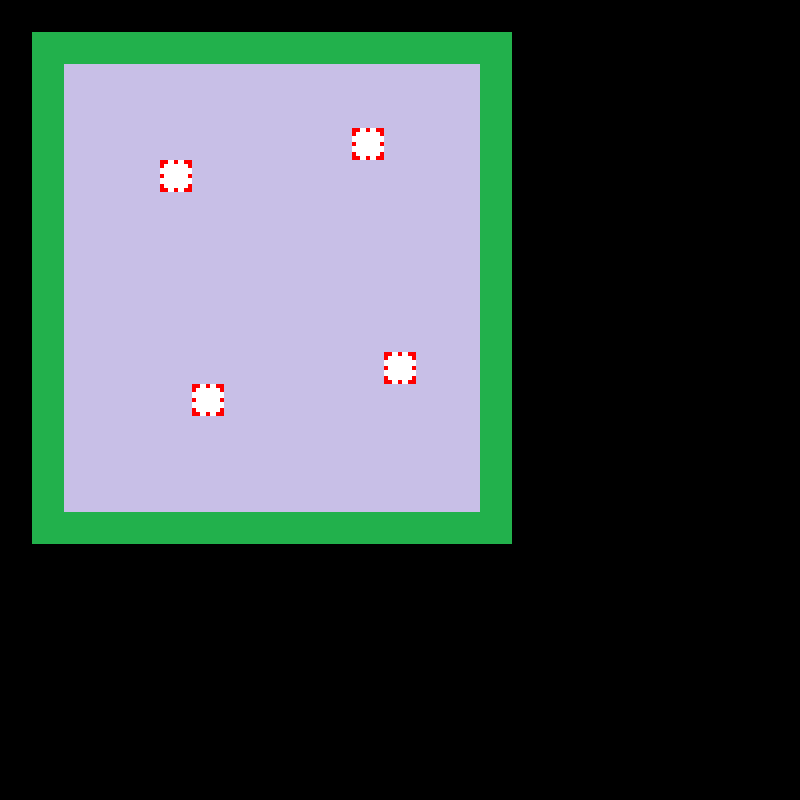

The image is a tile-based game level rendered from a .tmx file. Its description and source (layers, tilesets, objects; grid data summarised) follow:
An orthogonal 25x25 tile map with 32x32 px tiles, 6 tile layers (sol_Layer, murs_Layer, switchRight_Layer, switchLeft_Layer, ...) and 1 object.

<map version="1.9" tiledversion="1.9.2" orientation="orthogonal" renderorder="right-down" width="25" height="25" tilewidth="32" tileheight="32" infinite="0" nextlayerid="12" nextobjectid="9">
 <editorsettings>
  <export target="map_test.json" format="json" />
 </editorsettings>
 <tileset firstgid="1" name="tileset" tilewidth="32" tileheight="32" tilecount="100" columns="10">
  <image source="assets/tileset.png" width="320" height="320" />
  <tile id="0">
   <properties>
    <property name="estSolide" type="bool" value="false" />
   </properties>
  </tile>
  <tile id="1">
   <properties>
    <property name="estSolide" type="bool" value="true" />
   </properties>
  </tile>
  <tile id="2">
   <properties>
    <property name="estSolide" type="bool" value="true" />
   </properties>
  </tile>
 </tileset>
 <layer id="2" name="sol_Layer" width="25" height="25">
  <data>[625 cells, 240 non-empty, 1 distinct tile ids]</data>
 </layer>
 <layer id="1" name="murs_Layer" width="25" height="25">
  <data>[625 cells, 58 non-empty, 1 distinct tile ids]</data>
 </layer>
 <objectgroup id="3" name="mob_Layer">
  <object id="2" x="192" y="288" width="32" height="32" />
 </objectgroup>
 <layer id="8" name="switchRight_Layer" width="25" height="25">
  <data>[625 cells, 1 non-empty, 1 distinct tile ids]</data>
 </layer>
 <layer id="9" name="switchLeft_Layer" width="25" height="25">
  <data>[625 cells, 1 non-empty, 1 distinct tile ids]</data>
 </layer>
 <layer id="10" name="switchUp_Layer" width="25" height="25">
  <data>[625 cells, 1 non-empty, 1 distinct tile ids]</data>
 </layer>
 <layer id="11" name="switchDown_Layer" width="25" height="25">
  <data>[625 cells, 1 non-empty, 1 distinct tile ids]</data>
 </layer>
</map>
